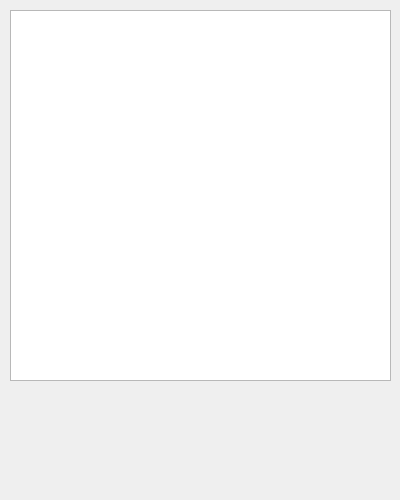
<?xml version="1.0" encoding="UTF-8"?>
<ui version="4.0">
 <class>Form</class>
 <widget class="QWidget" name="Form">
  <property name="geometry">
   <rect>
    <x>0</x>
    <y>0</y>
    <width>400</width>
    <height>500</height>
   </rect>
  </property>
  <property name="windowTitle">
   <string>Form</string>
  </property>
  <widget class="QWidget" name="verticalLayoutWidget">
   <property name="geometry">
    <rect>
     <x>0</x>
     <y>390</y>
     <width>411</width>
     <height>111</height>
    </rect>
   </property>
   <layout class="QVBoxLayout" name="verticalLayout"/>
  </widget>
  <widget class="QTextBrowser" name="textBrowser">
   <property name="geometry">
    <rect>
     <x>10</x>
     <y>10</y>
     <width>381</width>
     <height>371</height>
    </rect>
   </property>
  </widget>
 </widget>
 <resources/>
 <connections/>
</ui>
